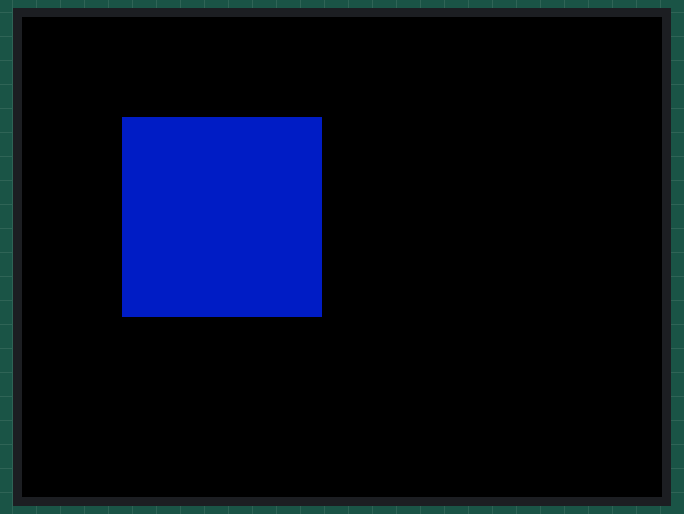
Bench run of a sketch on a simulated ESP32. On the bench: 320×240 colour display.

Above: at 0.2 s.

The sketch:

menu.ino
```cpp
#include <stdint.h>
#include <TFT_eSPI.h>
#include <SPI.h>
#include <Wire.h>


TFT_eSPI tft = TFT_eSPI(); // Create TFT object

#define WIDTH 100
#define HEIGHT 100

uint16_t buffer[WIDTH * HEIGHT]; // Pixel buffer (RGB565 format)

void setup() {
  tft.begin();
  tft.setRotation(1);

  // Fill buffer with some color pattern
  for (int i = 0; i < WIDTH * HEIGHT; i++) {
    buffer[i] = tft.color565(255, 0, 0); // Red
  }

  // Blit buffer to screen at (x=50, y=50)
  tft.pushImage(50, 50, WIDTH, HEIGHT, buffer);
}

void loop() {
  // ...existing code...
}
```
